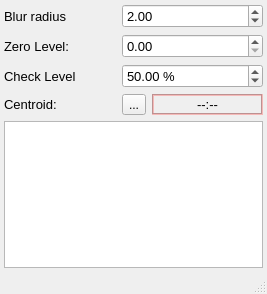
<?xml version="1.0" encoding="UTF-8"?>
<ui version="4.0">
 <class>FocalSpot</class>
 <widget class="QMainWindow" name="FocalSpot">
  <property name="geometry">
   <rect>
    <x>0</x>
    <y>0</y>
    <width>267</width>
    <height>294</height>
   </rect>
  </property>
  <property name="windowTitle">
   <string>FocalSpot</string>
  </property>
  <property name="iconSize">
   <size>
    <width>20</width>
    <height>20</height>
   </size>
  </property>
  <property name="unifiedTitleAndToolBarOnMac">
   <bool>true</bool>
  </property>
  <widget class="QWidget" name="centralwidget">
   <layout class="QGridLayout" name="gridLayout" rowstretch="0,0,0,0,0,0,0" columnstretch="0,0,0">
    <property name="leftMargin">
     <number>4</number>
    </property>
    <property name="topMargin">
     <number>4</number>
    </property>
    <property name="rightMargin">
     <number>4</number>
    </property>
    <property name="bottomMargin">
     <number>4</number>
    </property>
    <item row="0" column="1" colspan="2">
     <widget class="QDoubleSpinBox" name="blur_radius_sb">
      <property name="font">
       <font>
        <pointsize>10</pointsize>
       </font>
      </property>
      <property name="value">
       <double>2.000000000000000</double>
      </property>
      <property name="neutrinoSave" stdset="0">
       <bool>true</bool>
      </property>
     </widget>
    </item>
    <item row="0" column="0">
     <widget class="QLabel" name="label_3">
      <property name="font">
       <font>
        <pointsize>10</pointsize>
       </font>
      </property>
      <property name="text">
       <string>Blur radius</string>
      </property>
     </widget>
    </item>
    <item row="4" column="1" colspan="2">
     <widget class="QDoubleSpinBox" name="check_dsb">
      <property name="font">
       <font>
        <pointsize>10</pointsize>
       </font>
      </property>
      <property name="suffix">
       <string> %</string>
      </property>
      <property name="decimals">
       <number>2</number>
      </property>
      <property name="maximum">
       <double>100.000000000000000</double>
      </property>
      <property name="singleStep">
       <double>0.010000000000000</double>
      </property>
      <property name="value">
       <double>50.000000000000000</double>
      </property>
      <property name="neutrinoSave" stdset="0">
       <bool>true</bool>
      </property>
     </widget>
    </item>
    <item row="5" column="1">
     <widget class="QToolButton" name="centroid">
      <property name="toolTip">
       <string>Doubleclick on image to set centroid</string>
      </property>
      <property name="text">
       <string>...</string>
      </property>
      <property name="icon">
       <iconset resource="../../../build-neutrinoMaster-Qt_5_11_0_5_11_0_temporary_22340a-Debug/src/qrc/icons.qrc">
        <normaloff>:/icons/center.png</normaloff>:/icons/center.png</iconset>
      </property>
      <property name="checkable">
       <bool>true</bool>
      </property>
     </widget>
    </item>
    <item row="4" column="0">
     <widget class="QLabel" name="label_4">
      <property name="font">
       <font>
        <pointsize>10</pointsize>
       </font>
      </property>
      <property name="text">
       <string>Check Level</string>
      </property>
     </widget>
    </item>
    <item row="5" column="0">
     <widget class="QLabel" name="label">
      <property name="font">
       <font>
        <pointsize>10</pointsize>
       </font>
      </property>
      <property name="text">
       <string>Centroid: </string>
      </property>
     </widget>
    </item>
    <item row="5" column="2">
     <widget class="QLabel" name="centroid_lbl">
      <property name="palette">
       <palette>
        <active>
         <colorrole role="WindowText">
          <brush brushstyle="SolidPattern">
           <color alpha="255">
            <red>0</red>
            <green>0</green>
            <blue>0</blue>
           </color>
          </brush>
         </colorrole>
         <colorrole role="Button">
          <brush brushstyle="SolidPattern">
           <color alpha="102">
            <red>232</red>
            <green>12</green>
            <blue>9</blue>
           </color>
          </brush>
         </colorrole>
         <colorrole role="Light">
          <brush brushstyle="SolidPattern">
           <color alpha="102">
            <red>255</red>
            <green>105</green>
            <blue>103</blue>
           </color>
          </brush>
         </colorrole>
         <colorrole role="Midlight">
          <brush brushstyle="SolidPattern">
           <color alpha="102">
            <red>243</red>
            <green>58</green>
            <blue>56</blue>
           </color>
          </brush>
         </colorrole>
         <colorrole role="Dark">
          <brush brushstyle="SolidPattern">
           <color alpha="102">
            <red>116</red>
            <green>6</green>
            <blue>4</blue>
           </color>
          </brush>
         </colorrole>
         <colorrole role="Mid">
          <brush brushstyle="SolidPattern">
           <color alpha="102">
            <red>155</red>
            <green>8</green>
            <blue>6</blue>
           </color>
          </brush>
         </colorrole>
         <colorrole role="Text">
          <brush brushstyle="SolidPattern">
           <color alpha="255">
            <red>0</red>
            <green>0</green>
            <blue>0</blue>
           </color>
          </brush>
         </colorrole>
         <colorrole role="BrightText">
          <brush brushstyle="SolidPattern">
           <color alpha="255">
            <red>255</red>
            <green>255</green>
            <blue>255</blue>
           </color>
          </brush>
         </colorrole>
         <colorrole role="ButtonText">
          <brush brushstyle="SolidPattern">
           <color alpha="255">
            <red>0</red>
            <green>0</green>
            <blue>0</blue>
           </color>
          </brush>
         </colorrole>
         <colorrole role="Base">
          <brush brushstyle="SolidPattern">
           <color alpha="255">
            <red>255</red>
            <green>255</green>
            <blue>255</blue>
           </color>
          </brush>
         </colorrole>
         <colorrole role="Window">
          <brush brushstyle="SolidPattern">
           <color alpha="102">
            <red>232</red>
            <green>12</green>
            <blue>9</blue>
           </color>
          </brush>
         </colorrole>
         <colorrole role="Shadow">
          <brush brushstyle="SolidPattern">
           <color alpha="255">
            <red>0</red>
            <green>0</green>
            <blue>0</blue>
           </color>
          </brush>
         </colorrole>
         <colorrole role="AlternateBase">
          <brush brushstyle="SolidPattern">
           <color alpha="178">
            <red>243</red>
            <green>133</green>
            <blue>132</blue>
           </color>
          </brush>
         </colorrole>
         <colorrole role="ToolTipBase">
          <brush brushstyle="SolidPattern">
           <color alpha="255">
            <red>255</red>
            <green>255</green>
            <blue>220</blue>
           </color>
          </brush>
         </colorrole>
         <colorrole role="ToolTipText">
          <brush brushstyle="SolidPattern">
           <color alpha="255">
            <red>0</red>
            <green>0</green>
            <blue>0</blue>
           </color>
          </brush>
         </colorrole>
        </active>
        <inactive>
         <colorrole role="WindowText">
          <brush brushstyle="SolidPattern">
           <color alpha="255">
            <red>0</red>
            <green>0</green>
            <blue>0</blue>
           </color>
          </brush>
         </colorrole>
         <colorrole role="Button">
          <brush brushstyle="SolidPattern">
           <color alpha="102">
            <red>232</red>
            <green>12</green>
            <blue>9</blue>
           </color>
          </brush>
         </colorrole>
         <colorrole role="Light">
          <brush brushstyle="SolidPattern">
           <color alpha="102">
            <red>255</red>
            <green>105</green>
            <blue>103</blue>
           </color>
          </brush>
         </colorrole>
         <colorrole role="Midlight">
          <brush brushstyle="SolidPattern">
           <color alpha="102">
            <red>243</red>
            <green>58</green>
            <blue>56</blue>
           </color>
          </brush>
         </colorrole>
         <colorrole role="Dark">
          <brush brushstyle="SolidPattern">
           <color alpha="102">
            <red>116</red>
            <green>6</green>
            <blue>4</blue>
           </color>
          </brush>
         </colorrole>
         <colorrole role="Mid">
          <brush brushstyle="SolidPattern">
           <color alpha="102">
            <red>155</red>
            <green>8</green>
            <blue>6</blue>
           </color>
          </brush>
         </colorrole>
         <colorrole role="Text">
          <brush brushstyle="SolidPattern">
           <color alpha="255">
            <red>0</red>
            <green>0</green>
            <blue>0</blue>
           </color>
          </brush>
         </colorrole>
         <colorrole role="BrightText">
          <brush brushstyle="SolidPattern">
           <color alpha="255">
            <red>255</red>
            <green>255</green>
            <blue>255</blue>
           </color>
          </brush>
         </colorrole>
         <colorrole role="ButtonText">
          <brush brushstyle="SolidPattern">
           <color alpha="255">
            <red>0</red>
            <green>0</green>
            <blue>0</blue>
           </color>
          </brush>
         </colorrole>
         <colorrole role="Base">
          <brush brushstyle="SolidPattern">
           <color alpha="255">
            <red>255</red>
            <green>255</green>
            <blue>255</blue>
           </color>
          </brush>
         </colorrole>
         <colorrole role="Window">
          <brush brushstyle="SolidPattern">
           <color alpha="102">
            <red>232</red>
            <green>12</green>
            <blue>9</blue>
           </color>
          </brush>
         </colorrole>
         <colorrole role="Shadow">
          <brush brushstyle="SolidPattern">
           <color alpha="255">
            <red>0</red>
            <green>0</green>
            <blue>0</blue>
           </color>
          </brush>
         </colorrole>
         <colorrole role="AlternateBase">
          <brush brushstyle="SolidPattern">
           <color alpha="178">
            <red>243</red>
            <green>133</green>
            <blue>132</blue>
           </color>
          </brush>
         </colorrole>
         <colorrole role="ToolTipBase">
          <brush brushstyle="SolidPattern">
           <color alpha="255">
            <red>255</red>
            <green>255</green>
            <blue>220</blue>
           </color>
          </brush>
         </colorrole>
         <colorrole role="ToolTipText">
          <brush brushstyle="SolidPattern">
           <color alpha="255">
            <red>0</red>
            <green>0</green>
            <blue>0</blue>
           </color>
          </brush>
         </colorrole>
        </inactive>
        <disabled>
         <colorrole role="WindowText">
          <brush brushstyle="SolidPattern">
           <color alpha="102">
            <red>116</red>
            <green>6</green>
            <blue>4</blue>
           </color>
          </brush>
         </colorrole>
         <colorrole role="Button">
          <brush brushstyle="SolidPattern">
           <color alpha="102">
            <red>232</red>
            <green>12</green>
            <blue>9</blue>
           </color>
          </brush>
         </colorrole>
         <colorrole role="Light">
          <brush brushstyle="SolidPattern">
           <color alpha="102">
            <red>255</red>
            <green>105</green>
            <blue>103</blue>
           </color>
          </brush>
         </colorrole>
         <colorrole role="Midlight">
          <brush brushstyle="SolidPattern">
           <color alpha="102">
            <red>243</red>
            <green>58</green>
            <blue>56</blue>
           </color>
          </brush>
         </colorrole>
         <colorrole role="Dark">
          <brush brushstyle="SolidPattern">
           <color alpha="102">
            <red>116</red>
            <green>6</green>
            <blue>4</blue>
           </color>
          </brush>
         </colorrole>
         <colorrole role="Mid">
          <brush brushstyle="SolidPattern">
           <color alpha="102">
            <red>155</red>
            <green>8</green>
            <blue>6</blue>
           </color>
          </brush>
         </colorrole>
         <colorrole role="Text">
          <brush brushstyle="SolidPattern">
           <color alpha="102">
            <red>116</red>
            <green>6</green>
            <blue>4</blue>
           </color>
          </brush>
         </colorrole>
         <colorrole role="BrightText">
          <brush brushstyle="SolidPattern">
           <color alpha="255">
            <red>255</red>
            <green>255</green>
            <blue>255</blue>
           </color>
          </brush>
         </colorrole>
         <colorrole role="ButtonText">
          <brush brushstyle="SolidPattern">
           <color alpha="102">
            <red>116</red>
            <green>6</green>
            <blue>4</blue>
           </color>
          </brush>
         </colorrole>
         <colorrole role="Base">
          <brush brushstyle="SolidPattern">
           <color alpha="102">
            <red>232</red>
            <green>12</green>
            <blue>9</blue>
           </color>
          </brush>
         </colorrole>
         <colorrole role="Window">
          <brush brushstyle="SolidPattern">
           <color alpha="102">
            <red>232</red>
            <green>12</green>
            <blue>9</blue>
           </color>
          </brush>
         </colorrole>
         <colorrole role="Shadow">
          <brush brushstyle="SolidPattern">
           <color alpha="255">
            <red>0</red>
            <green>0</green>
            <blue>0</blue>
           </color>
          </brush>
         </colorrole>
         <colorrole role="AlternateBase">
          <brush brushstyle="SolidPattern">
           <color alpha="102">
            <red>232</red>
            <green>12</green>
            <blue>9</blue>
           </color>
          </brush>
         </colorrole>
         <colorrole role="ToolTipBase">
          <brush brushstyle="SolidPattern">
           <color alpha="255">
            <red>255</red>
            <green>255</green>
            <blue>220</blue>
           </color>
          </brush>
         </colorrole>
         <colorrole role="ToolTipText">
          <brush brushstyle="SolidPattern">
           <color alpha="255">
            <red>0</red>
            <green>0</green>
            <blue>0</blue>
           </color>
          </brush>
         </colorrole>
        </disabled>
       </palette>
      </property>
      <property name="font">
       <font>
        <pointsize>10</pointsize>
       </font>
      </property>
      <property name="frameShape">
       <enum>QFrame::Box</enum>
      </property>
      <property name="frameShadow">
       <enum>QFrame::Sunken</enum>
      </property>
      <property name="text">
       <string>--:--</string>
      </property>
      <property name="alignment">
       <set>Qt::AlignCenter</set>
      </property>
     </widget>
    </item>
    <item row="1" column="1" colspan="2">
     <widget class="QDoubleSpinBox" name="zero_dsb">
      <property name="font">
       <font>
        <pointsize>10</pointsize>
       </font>
      </property>
      <property name="maximum">
       <double>999999999.000000000000000</double>
      </property>
      <property name="singleStep">
       <double>0.010000000000000</double>
      </property>
      <property name="neutrinoSave" stdset="0">
       <bool>true</bool>
      </property>
     </widget>
    </item>
    <item row="1" column="0">
     <widget class="QLabel" name="label_2">
      <property name="font">
       <font>
        <pointsize>10</pointsize>
       </font>
      </property>
      <property name="text">
       <string>Zero Level:</string>
      </property>
     </widget>
    </item>
    <item row="6" column="0" colspan="3">
     <widget class="QTextEdit" name="stats">
      <property name="font">
       <font>
        <pointsize>10</pointsize>
       </font>
      </property>
     </widget>
    </item>
   </layout>
  </widget>
  <widget class="QStatusBar" name="statusBar">
   <property name="font">
    <font>
     <pointsize>10</pointsize>
    </font>
   </property>
  </widget>
 </widget>
 <resources>
  <include location="../../../build-neutrinoMaster-Qt_5_11_0_5_11_0_temporary_22340a-Debug/src/qrc/icons.qrc"/>
 </resources>
 <connections/>
</ui>
